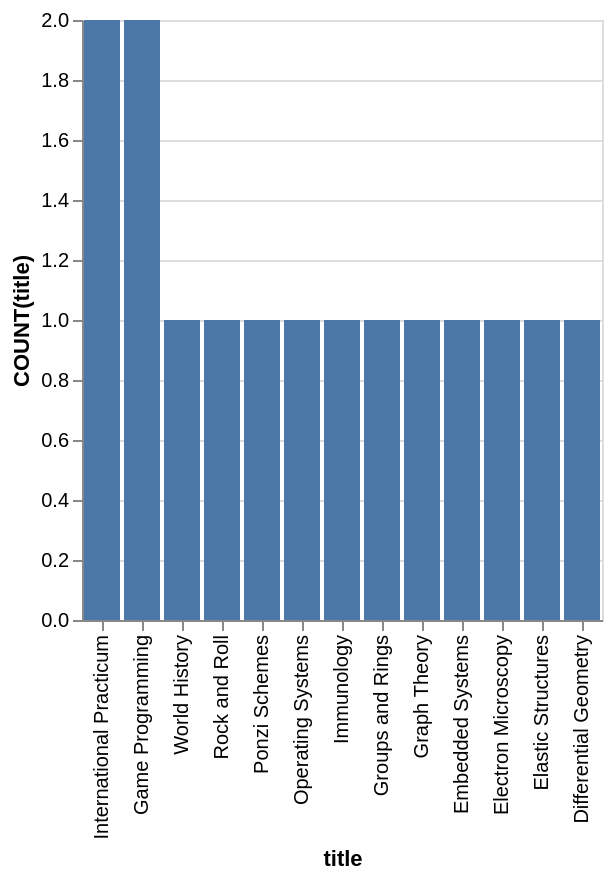

Express this chart as Vega-Lite.
### Vega-Lite specification from a JSON file in a GitHub repository (floating-point values rounded to 4 significant figures)
{"data": {"values": [{"x_data": "International Practicum", "y_data": 2}, {"x_data": "Game Programming", "y_data": 2}, {"x_data": "World History", "y_data": 1}, {"x_data": "Rock and Roll", "y_data": 1}, {"x_data": "Ponzi Schemes", "y_data": 1}, {"x_data": "Operating Systems", "y_data": 1}, {"x_data": "Immunology", "y_data": 1}, {"x_data": "Groups and Rings", "y_data": 1}, {"x_data": "Graph Theory", "y_data": 1}, {"x_data": "Embedded Systems", "y_data": 1}, {"x_data": "Electron Microscopy", "y_data": 1}, {"x_data": "Elastic Structures", "y_data": 1}, {"x_data": "Differential Geometry", "y_data": 1}]}, "mark": "bar", "encoding": {"x": {"field": "x_data", "type": "nominal", "title": "title", "sort": {"op": "sum", "field": "y_data", "order": "descending"}}, "y": {"field": "y_data", "type": "quantitative", "title": "COUNT(title)"}}}
